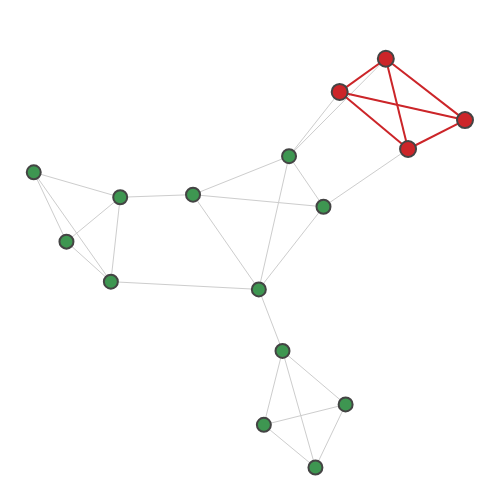

Notebook source saved alongside this figure:
### Code cell
plot.graph(G_ul, dense[4][0][1])

### Figure 1 — Plotly figure (JSON) as saved in the notebook; plotly's stock layout.template omitted (floating-point values rounded to 4 significant figures)
{"data": [{"hoverinfo": "none", "line": {"color": "#CDCDCD", "width": 1}, "mode": "lines", "type": "scatter", "x": [0.5809, 0.4921, null, 0.5809, 0.8083, null, 0.5809, 0.2431, null, 0.5809, 0.3079, null, 0.4921, 0.3079, null, 0.4921, 0.8083, null, 0.4921, 0.1056, null, 0.3079, 0.8083, null, 0.3079, 0.1056, null, 0.1056, -0.2779, null, 0.1056, 0.2431, null, 0.1056, -0.01506, null, -0.2779, 0.2431, null, -0.2779, -0.01506, null, -0.2779, -0.5687, null, 0.2431, -0.01506, null, -0.01506, 0.0795, null, -0.01506, -0.606, null, -0.606, -0.5687, null, -0.606, -0.7833, null, -0.606, -0.914, null, -0.5687, -0.7833, null, -0.5687, -0.914, null, -0.7833, -0.914, null, 0.0795, 0.3316, null, 0.0795, 0.211, null, 0.0795, 0.005011, null, 0.3316, 0.211, null, 0.3316, 0.005011, null, 0.211, 0.005011, null], "y": [0.3876, 0.7807, null, 0.3876, 0.5135, null, 0.3876, 0.1359, null, 0.3876, 0.6362, null, 0.7807, 0.6362, null, 0.7807, 0.5135, null, 0.7807, 0.3562, null, 0.6362, 0.5135, null, 0.6362, 0.3562, null, 0.3562, 0.1887, null, 0.3562, 0.1359, null, 0.3562, -0.2241, null, 0.1887, 0.1359, null, 0.1887, -0.2241, null, 0.1887, 0.1774, null, 0.1359, -0.2241, null, -0.2241, -0.492, null, -0.2241, -0.1905, null, -0.1905, 0.1774, null, -0.1905, -0.01599, null, -0.1905, 0.286, null, 0.1774, -0.01599, null, 0.1774, 0.286, null, -0.01599, 0.286, null, -0.492, -0.7253, null, -0.492, -1, null, -0.492, -0.8142, null, -0.7253, -1, null, -0.7253, -0.8142, null, -1, -0.8142, null]}, {"hoverinfo": "none", "line": {"color": "#cc2529", "width": 2}, "mode": "lines", "type": "scatter", "x": [0.5809, 0.4921, null, 0.5809, 0.8083, null, 0.5809, 0.3079, null, 0.4921, 0.3079, null, 0.4921, 0.8083, null, 0.3079, 0.8083, null], "y": [0.3876, 0.7807, null, 0.3876, 0.5135, null, 0.3876, 0.6362, null, 0.7807, 0.6362, null, 0.7807, 0.5135, null, 0.6362, 0.5135, null]}, {"hoverinfo": "text", "marker": {"color": "#3e9651", "line": {"width": 2}, "size": 14}, "mode": "markers", "text": ["0", "1", "2", "3", "4", "5", "6", "7", "8", "9", "10", "11", "12", "13", "14", "15"], "type": "scatter", "x": [0.5809, 0.4921, 0.3079, 0.8083, 0.1056, -0.2779, 0.2431, -0.01506, -0.606, -0.5687, -0.7833, -0.914, 0.0795, 0.3316, 0.211, 0.005011], "y": [0.3876, 0.7807, 0.6362, 0.5135, 0.3562, 0.1887, 0.1359, -0.2241, -0.1905, 0.1774, -0.01599, 0.286, -0.492, -0.7253, -1, -0.8142]}, {"hoverinfo": "text", "marker": {"color": "#cc2529", "line": {"width": 2}, "size": 16}, "mode": "markers", "text": ["0", "1", "2", "3"], "type": "scatter", "x": [0.5809, 0.4921, 0.3079, 0.8083], "y": [0.3876, 0.7807, 0.6362, 0.5135]}], "layout": {"height": 500, "hovermode": "closest", "margin": {"b": 0, "l": 0, "r": 0, "t": 25}, "plot_bgcolor": "#ffffff", "showlegend": false, "width": 500, "xaxis": {"showgrid": false, "showticklabels": false, "zeroline": false}, "yaxis": {"showgrid": false, "showticklabels": false, "zeroline": false}}}
